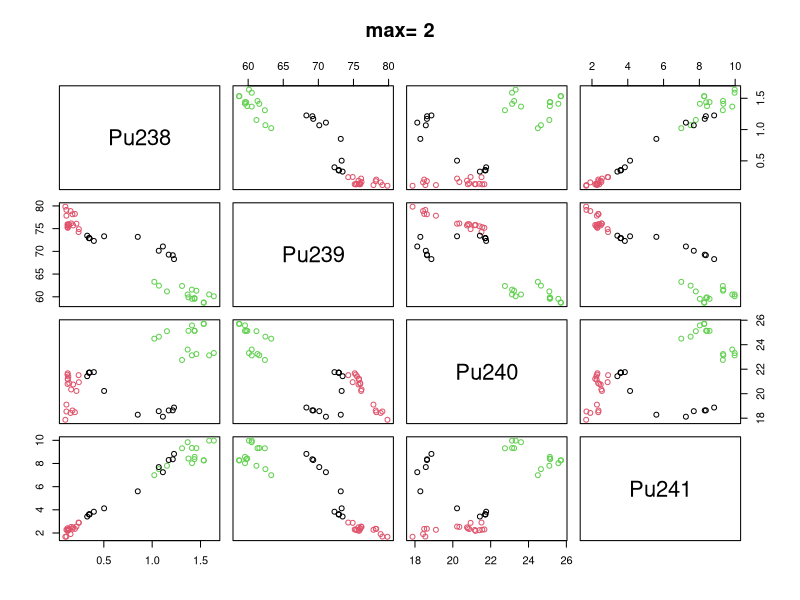
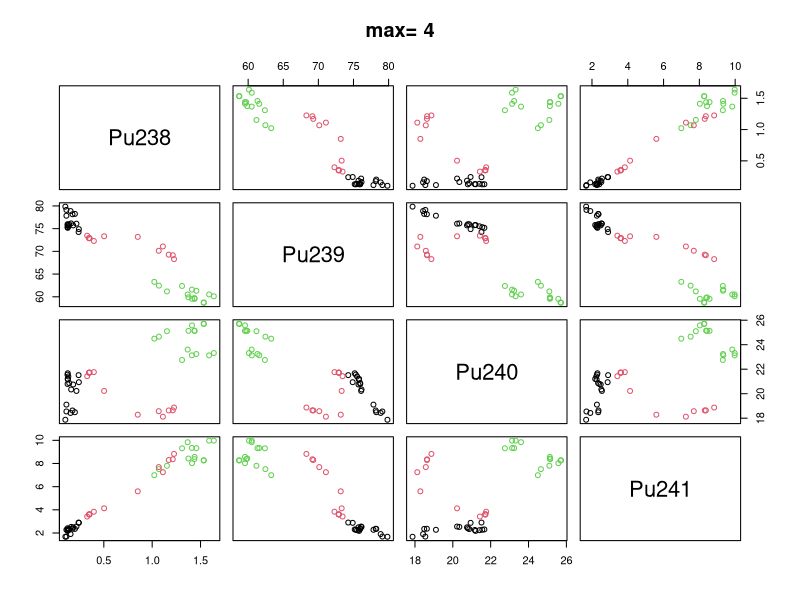
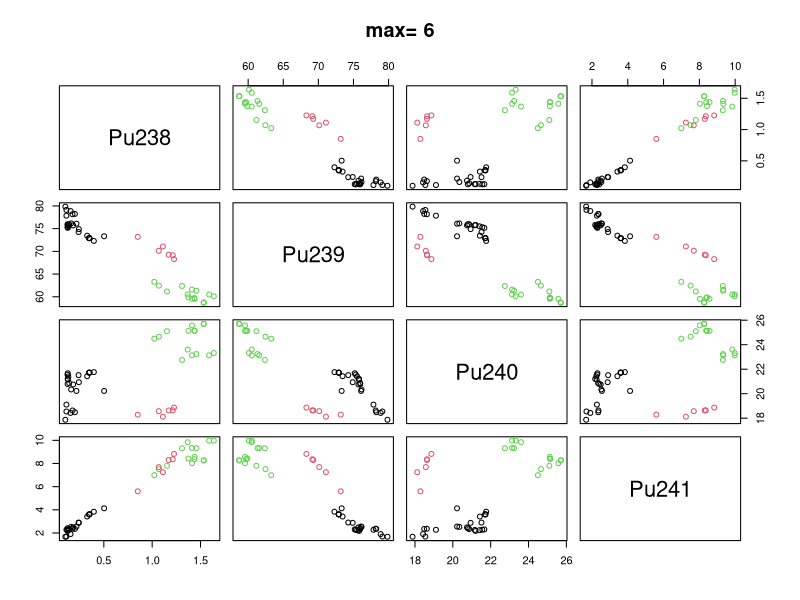
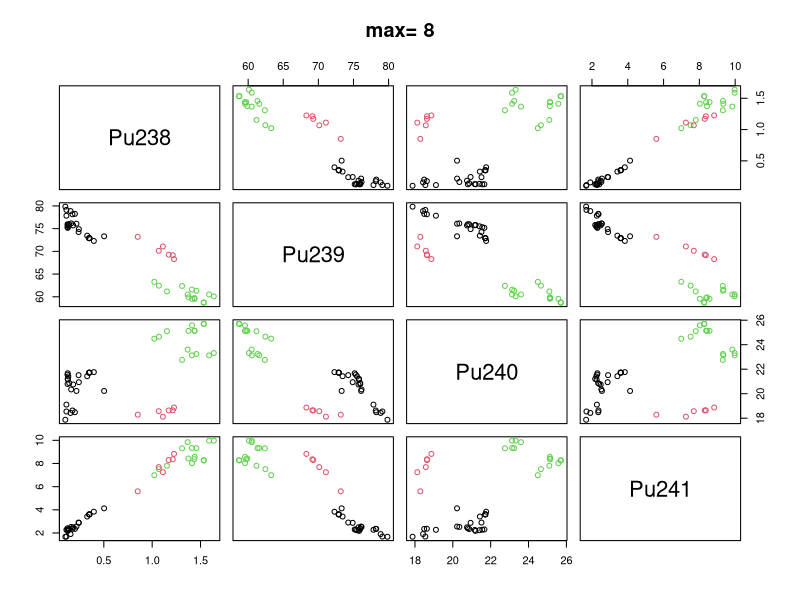
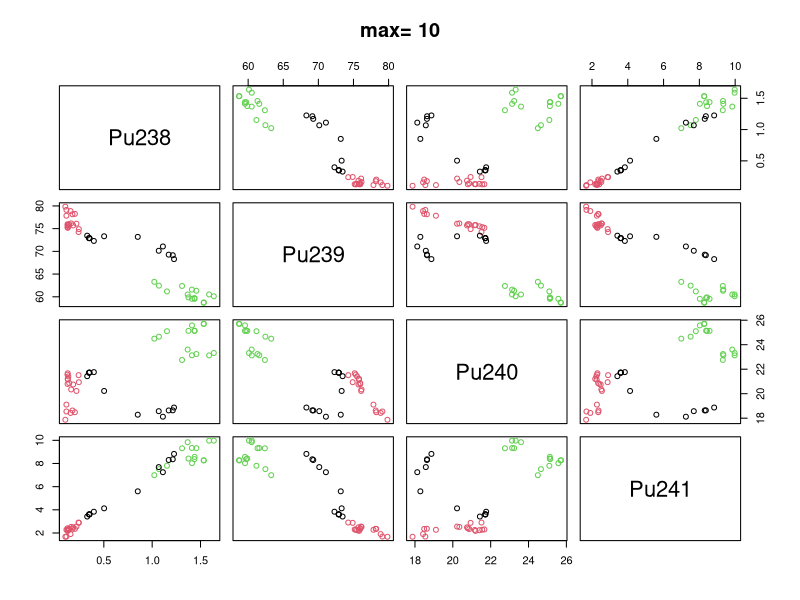
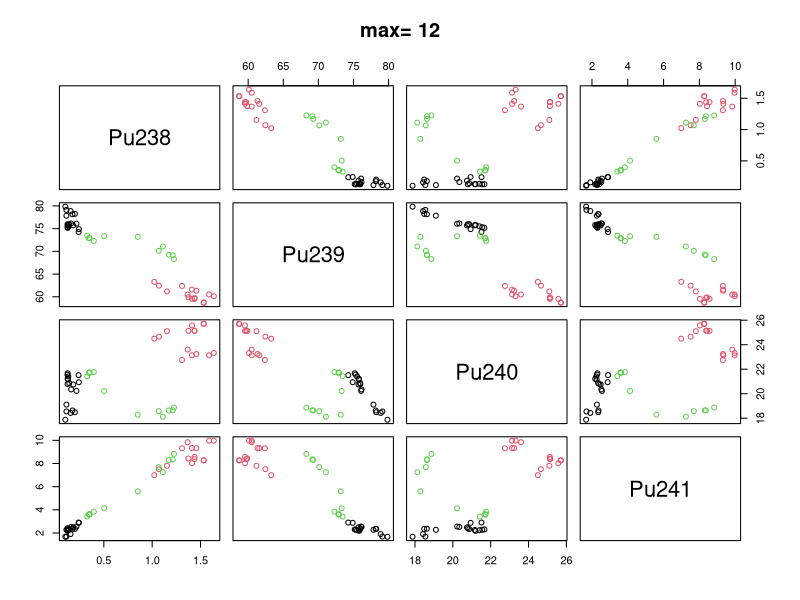
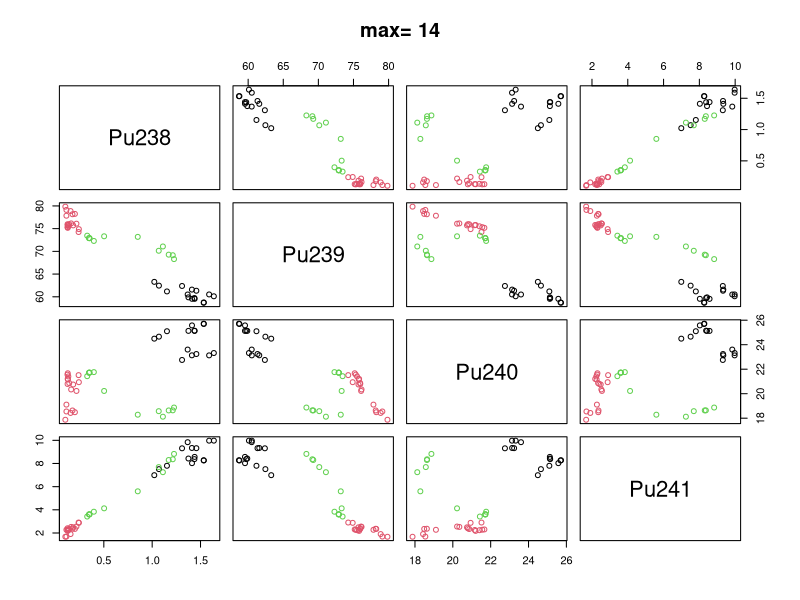
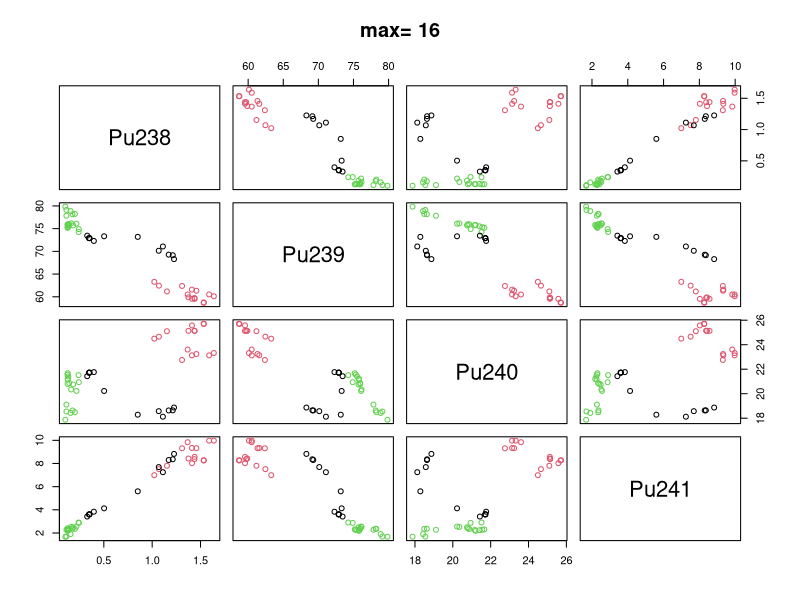

Recreate these plots in R, in order.
library(cluster)
data("pluton")
for(i in seq(2, 16, by = 2))
{
  cl <- kmeans(pluton, 3, iter.max = i)
  png(filename = paste(toString(i),'claster.png'))
  plot(pluton, col = cl$cluster, main=paste('max=',toString(i)))
  points(cl$centers, col = 1:3, pch = 8, cex=2)
}
